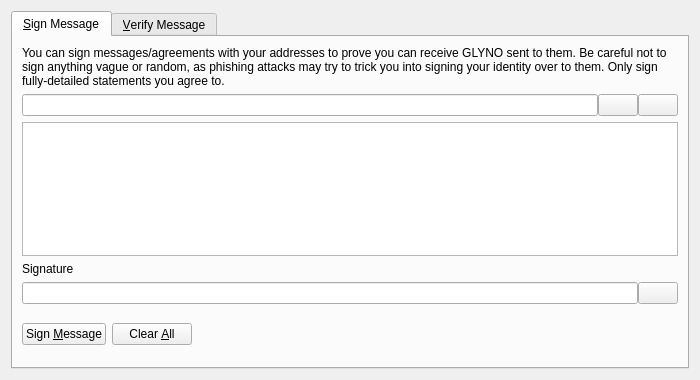
<?xml version="1.0" encoding="UTF-8"?>
<ui version="4.0">
 <class>SignVerifyMessageDialog</class>
 <widget class="QDialog" name="SignVerifyMessageDialog">
  <property name="geometry">
   <rect>
    <x>0</x>
    <y>0</y>
    <width>700</width>
    <height>380</height>
   </rect>
  </property>
  <property name="windowTitle">
   <string>Signatures - Sign / Verify a Message</string>
  </property>
  <property name="modal">
   <bool>true</bool>
  </property>
  <layout class="QVBoxLayout" name="verticalLayout">
   <item>
    <widget class="QTabWidget" name="tabWidget">
     <property name="currentIndex">
      <number>0</number>
     </property>
     <widget class="QWidget" name="tabSignMessage">
      <attribute name="title">
       <string>&amp;Sign Message</string>
      </attribute>
      <layout class="QVBoxLayout" name="verticalLayout_SM">
       <item>
        <widget class="QLabel" name="infoLabel_SM">
         <property name="text">
          <string>You can sign messages/agreements with your addresses to prove you can receive GLYNO sent to them. Be careful not to sign anything vague or random, as phishing attacks may try to trick you into signing your identity over to them. Only sign fully-detailed statements you agree to.</string>
         </property>
         <property name="textFormat">
          <enum>Qt::PlainText</enum>
         </property>
         <property name="wordWrap">
          <bool>true</bool>
         </property>
        </widget>
       </item>
       <item>
        <layout class="QHBoxLayout" name="horizontalLayout_1_SM">
         <property name="spacing">
          <number>0</number>
         </property>
         <item>
          <widget class="QValidatedLineEdit" name="addressIn_SM">
           <property name="toolTip">
            <string>The GLYNO address to sign the message with</string>
           </property>
          </widget>
         </item>
         <item>
          <widget class="QPushButton" name="addressBookButton_SM">
           <property name="toolTip">
            <string>Choose previously used address</string>
           </property>
           <property name="text">
            <string/>
           </property>
           <property name="shortcut">
            <string>Alt+A</string>
           </property>
           <property name="autoDefault">
            <bool>false</bool>
           </property>
          </widget>
         </item>
         <item>
          <widget class="QPushButton" name="pasteButton_SM">
           <property name="toolTip">
            <string>Paste address from clipboard</string>
           </property>
           <property name="text">
            <string/>
           </property>
           <property name="shortcut">
            <string>Alt+P</string>
           </property>
           <property name="autoDefault">
            <bool>false</bool>
           </property>
          </widget>
         </item>
        </layout>
       </item>
       <item>
        <widget class="QPlainTextEdit" name="messageIn_SM">
         <property name="toolTip">
          <string>Enter the message you want to sign here</string>
         </property>
        </widget>
       </item>
       <item>
        <widget class="QLabel" name="signatureLabel_SM">
         <property name="text">
          <string>Signature</string>
         </property>
         <property name="textFormat">
          <enum>Qt::PlainText</enum>
         </property>
        </widget>
       </item>
       <item>
        <layout class="QHBoxLayout" name="horizontalLayout_2_SM">
         <property name="spacing">
          <number>0</number>
         </property>
         <item>
          <widget class="QLineEdit" name="signatureOut_SM">
           <property name="font">
            <font>
             <italic>true</italic>
            </font>
           </property>
           <property name="readOnly">
            <bool>true</bool>
           </property>
          </widget>
         </item>
         <item>
          <widget class="QPushButton" name="copySignatureButton_SM">
           <property name="toolTip">
            <string>Copy the current signature to the system clipboard</string>
           </property>
           <property name="text">
            <string/>
           </property>
           <property name="autoDefault">
            <bool>false</bool>
           </property>
          </widget>
         </item>
        </layout>
       </item>
       <item>
        <layout class="QHBoxLayout" name="horizontalLayout_3_SM">
         <item>
          <widget class="QPushButton" name="signMessageButton_SM">
           <property name="toolTip">
            <string>Sign the message to prove you own this GLYNO address</string>
           </property>
           <property name="text">
            <string>Sign &amp;Message</string>
           </property>
           <property name="autoDefault">
            <bool>false</bool>
           </property>
          </widget>
         </item>
         <item>
          <widget class="QPushButton" name="clearButton_SM">
           <property name="toolTip">
            <string>Reset all sign message fields</string>
           </property>
           <property name="text">
            <string>Clear &amp;All</string>
           </property>
           <property name="autoDefault">
            <bool>false</bool>
           </property>
          </widget>
         </item>
         <item>
          <spacer name="horizontalSpacer_1_SM">
           <property name="orientation">
            <enum>Qt::Horizontal</enum>
           </property>
           <property name="sizeHint" stdset="0">
            <size>
             <width>40</width>
             <height>48</height>
            </size>
           </property>
          </spacer>
         </item>
         <item>
          <widget class="QLabel" name="statusLabel_SM">
           <property name="font">
            <font>
             <weight>75</weight>
             <bold>true</bold>
            </font>
           </property>
           <property name="text">
            <string/>
           </property>
           <property name="wordWrap">
            <bool>true</bool>
           </property>
          </widget>
         </item>
         <item>
          <spacer name="horizontalSpacer_2_SM">
           <property name="orientation">
            <enum>Qt::Horizontal</enum>
           </property>
           <property name="sizeHint" stdset="0">
            <size>
             <width>40</width>
             <height>48</height>
            </size>
           </property>
          </spacer>
         </item>
        </layout>
       </item>
      </layout>
     </widget>
     <widget class="QWidget" name="tabVerifyMessage">
      <attribute name="title">
       <string>&amp;Verify Message</string>
      </attribute>
      <layout class="QVBoxLayout" name="verticalLayout_VM">
       <item>
        <widget class="QLabel" name="infoLabel_VM">
         <property name="text">
          <string>Enter the receiver's address, message (ensure you copy line breaks, spaces, tabs, etc. exactly) and signature below to verify the message. Be careful not to read more into the signature than what is in the signed message itself, to avoid being tricked by a man-in-the-middle attack. Note that this only proves the signing party receives with the address, it cannot prove sendership of any transaction!</string>
         </property>
         <property name="textFormat">
          <enum>Qt::PlainText</enum>
         </property>
         <property name="alignment">
          <set>Qt::AlignLeading|Qt::AlignLeft|Qt::AlignTop</set>
         </property>
         <property name="wordWrap">
          <bool>true</bool>
         </property>
        </widget>
       </item>
       <item>
        <layout class="QHBoxLayout" name="horizontalLayout_1_VM">
         <property name="spacing">
          <number>0</number>
         </property>
         <item>
          <widget class="QValidatedLineEdit" name="addressIn_VM">
           <property name="toolTip">
            <string>The GLYNO address the message was signed with</string>
           </property>
          </widget>
         </item>
         <item>
          <widget class="QPushButton" name="addressBookButton_VM">
           <property name="toolTip">
            <string>Choose previously used address</string>
           </property>
           <property name="text">
            <string/>
           </property>
           <property name="shortcut">
            <string>Alt+A</string>
           </property>
           <property name="autoDefault">
            <bool>false</bool>
           </property>
          </widget>
         </item>
        </layout>
       </item>
       <item>
        <widget class="QPlainTextEdit" name="messageIn_VM"/>
       </item>
       <item>
        <widget class="QValidatedLineEdit" name="signatureIn_VM"/>
       </item>
       <item>
        <layout class="QHBoxLayout" name="horizontalLayout_2_VM">
         <item>
          <widget class="QPushButton" name="verifyMessageButton_VM">
           <property name="toolTip">
            <string>Verify the message to ensure it was signed with the specified GLYNO address</string>
           </property>
           <property name="text">
            <string>Verify &amp;Message</string>
           </property>
           <property name="autoDefault">
            <bool>false</bool>
           </property>
          </widget>
         </item>
         <item>
          <widget class="QPushButton" name="clearButton_VM">
           <property name="toolTip">
            <string>Reset all verify message fields</string>
           </property>
           <property name="text">
            <string>Clear &amp;All</string>
           </property>
           <property name="autoDefault">
            <bool>false</bool>
           </property>
          </widget>
         </item>
         <item>
          <spacer name="horizontalSpacer_1_VM">
           <property name="orientation">
            <enum>Qt::Horizontal</enum>
           </property>
           <property name="sizeHint" stdset="0">
            <size>
             <width>40</width>
             <height>48</height>
            </size>
           </property>
          </spacer>
         </item>
         <item>
          <widget class="QLabel" name="statusLabel_VM">
           <property name="font">
            <font>
             <weight>75</weight>
             <bold>true</bold>
            </font>
           </property>
           <property name="text">
            <string/>
           </property>
           <property name="wordWrap">
            <bool>true</bool>
           </property>
          </widget>
         </item>
         <item>
          <spacer name="horizontalSpacer_2_VM">
           <property name="orientation">
            <enum>Qt::Horizontal</enum>
           </property>
           <property name="sizeHint" stdset="0">
            <size>
             <width>40</width>
             <height>48</height>
            </size>
           </property>
          </spacer>
         </item>
        </layout>
       </item>
      </layout>
     </widget>
    </widget>
   </item>
  </layout>
 </widget>
 <customwidgets>
  <customwidget>
   <class>QValidatedLineEdit</class>
   <extends>QLineEdit</extends>
   <header>qvalidatedlineedit.h</header>
  </customwidget>
 </customwidgets>
 <resources>
  <include location="../glyno.qrc"/>
 </resources>
 <connections/>
</ui>
